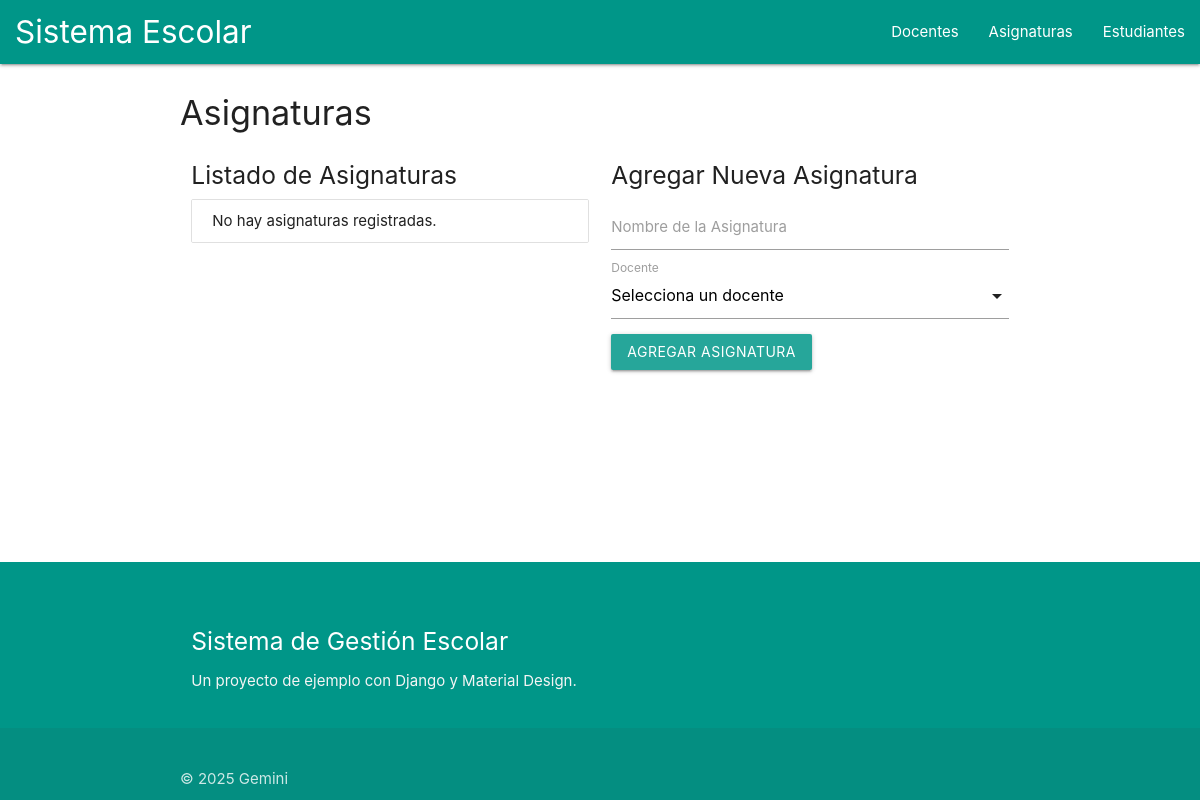
Before: /asignaturas/ with the older database file.
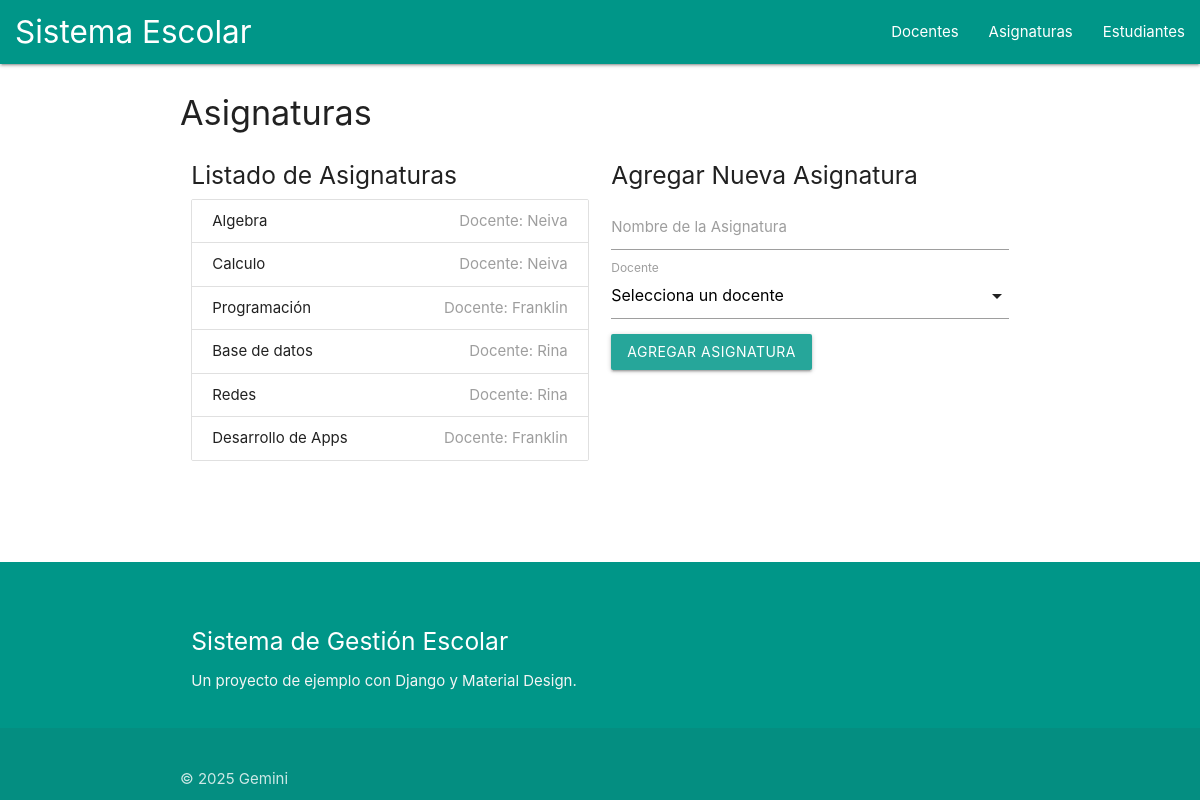
After: the same page with the newer database file.
### escuela/models.py (models this page shows, shortened)
class Asignatura(models.Model):
    nombre = models.CharField(max_length=100)
    docente = models.ForeignKey(Docente, on_delete=models.CASCADE, related_name='asignaturas')

class Docente(models.Model):
    nombre = models.CharField(max_length=100)

### escuela/views.py (the view, shortened to what this page needs)
# urls.py: path('asignaturas/', asignatura_list, name='asignatura_list'),
def asignatura_list(request):
    asignaturas = Asignatura.objects.all()
    docentes = Docente.objects.all()
    return render(request, 'escuela/asignatura_list.html', {'asignaturas': asignaturas, 'docentes': docentes})

### escuela/templates/escuela/asignatura_list.html (shortened to what this page needs)
{% extends 'escuela/base.html' %}
{% block content %}
<h4>Asignaturas</h4>
<div class="row">
    <div class="col s12 m6">
        <h5>Listado de Asignaturas</h5>
        <ul class="collection">
            {% for asignatura in asignaturas %}
                <li class="collection-item">
                    {{ asignatura.nombre }}
                    <span class="right grey-text">Docente: {{ asignatura.docente.nombre }}</span>
                </li>
            {% empty %}
                <li class="collection-item">No hay asignaturas registradas.</li>
            {% endfor %}
        </ul>
    </div>
    <div class="col s12 m6">
        <h5>Agregar Nueva Asignatura</h5>
        <form method="post">
            <div class="input-field">
                <input type="text" name="nombre" id="nombre" required>
                <label for="nombre">Nombre de la Asignatura</label>
            </div>
            <div class="input-field">
                <label>Docente</label>
            </div>
            <button type="submit" class="btn waves-effect waves-light">Agregar Asignatura</button>
        </form>
    </div>
</div>
{% endblock %}

### escuela/templates/escuela/base.html (shortened to what this page needs)
<!DOCTYPE html>
<html>
<head>
    <link rel="stylesheet" href="https://cdnjs.cloudflare.com/ajax/libs/materialize/1.0.0/css/materialize.min.css">
</head>
<body>
    <header>
        <nav>
            <div class="nav-wrapper teal">
                <a href="{% url 'app_index' %}" class="brand-logo" style="padding-left: 15px;">Sistema Escolar</a>
                <ul id="nav-mobile" class="right hide-on-med-and-down">
                    <li><a href="{% url 'docente_list' %}">Docentes</a></li>
                    <li><a href="{% url 'asignatura_list' %}">Asignaturas</a></li>
                    <li><a href="{% url 'estudiante_list' %}">Estudiantes</a></li>
                </ul>
            </div>
        </nav>
    </header>
    <main>
        <div class="container">
            {% block content %}
            {% endblock %}
        </div>
    </main>
    <footer class="page-footer teal">
        <div class="container">
            <div class="row">
                <div class="col l6 s12">
                    <h5 class="white-text">Sistema de Gestión Escolar</h5>
                    <p class="grey-text text-lighten-4">Un proyecto de ejemplo con Django y Material Design.</p>
                </div>
            </div>
        </div>
        <div class="footer-copyright">
            <div class="container">
            © 2025 Gemini
            </div>
        </div>
    </footer>
</body>
</html>

### escuela/templates/escuela/base.html (style rules this page uses)
body { display: flex; min-height: 100vh; flex-direction: column; }
main { flex: 1 0 auto; }
.container { margin-top: 2rem; }

Changed rows visible on the page:
added Asignatura: nombre "Algebra", docente.nombre "Neiva"
added Asignatura: nombre "Calculo", docente.nombre "Neiva"
added Asignatura: nombre "Programación", docente.nombre "Franklin"
added Asignatura: nombre "Base de datos", docente.nombre "Rina"
added Asignatura: nombre "Redes", docente.nombre "Rina"
added Asignatura: nombre "Desarrollo de Apps", docente.nombre "Franklin"
Other visible differences:
text no longer shown: "No hay asignaturas registradas."
